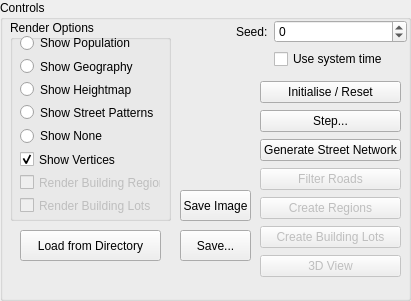
   <widget class="QGroupBox" name="groupBox_3">
    <property name="geometry">
     <rect>
      <x>1390</x>
      <y>700</y>
      <width>411</width>
      <height>301</height>
     </rect>
    </property>
    <property name="sizePolicy">
     <sizepolicy hsizetype="Expanding" vsizetype="Preferred">
      <horstretch>1</horstretch>
      <verstretch>0</verstretch>
     </sizepolicy>
    </property>
    <property name="title">
     <string>Controls</string>
    </property>
    <widget class="QPushButton" name="cmdSaveOutput">
     <property name="geometry">
      <rect>
       <x>180</x>
       <y>230</y>
       <width>71</width>
       <height>31</height>
      </rect>
     </property>
     <property name="text">
      <string>Save...</string>
     </property>
    </widget>
    <widget class="QPushButton" name="cmdSaveOutputImage">
     <property name="geometry">
      <rect>
       <x>180</x>
       <y>190</y>
       <width>71</width>
       <height>31</height>
      </rect>
     </property>
     <property name="text">
      <string>Save Image</string>
     </property>
    </widget>
    <widget class="QWidget" name="layoutWidget">
     <property name="geometry">
      <rect>
       <x>10</x>
       <y>20</y>
       <width>161</width>
       <height>201</height>
      </rect>
     </property>
     <layout class="QVBoxLayout" name="verticalLayout">
      <item>
       <widget class="QGroupBox" name="groupBox_4">
        <property name="title">
         <string>Render Options</string>
        </property>
        <widget class="QWidget" name="layoutWidget">
         <property name="geometry">
          <rect>
           <x>10</x>
           <y>14</y>
           <width>141</width>
           <height>180</height>
          </rect>
         </property>
         <layout class="QVBoxLayout" name="verticalLayout_2">
          <item>
           <widget class="QRadioButton" name="radShowPopulation">
            <property name="text">
             <string>Show Population</string>
            </property>
            <attribute name="buttonGroup">
             <string notr="true">buttonGroup</string>
            </attribute>
           </widget>
          </item>
          <item>
           <widget class="QRadioButton" name="radShowGeography">
            <property name="text">
             <string>Show Geography</string>
            </property>
            <attribute name="buttonGroup">
             <string notr="true">buttonGroup</string>
            </attribute>
           </widget>
          </item>
          <item>
           <widget class="QRadioButton" name="radShowHeightmap">
            <property name="text">
             <string>Show Heightmap</string>
            </property>
            <attribute name="buttonGroup">
             <string notr="true">buttonGroup</string>
            </attribute>
           </widget>
          </item>
          <item>
           <widget class="QRadioButton" name="radShowPatternmap">
            <property name="text">
             <string>Show Street Patterns</string>
            </property>
            <attribute name="buttonGroup">
             <string notr="true">buttonGroup</string>
            </attribute>
           </widget>
          </item>
          <item>
           <widget class="QRadioButton" name="radShowNone">
            <property name="text">
             <string>Show None</string>
            </property>
            <attribute name="buttonGroup">
             <string notr="true">buttonGroup</string>
            </attribute>
           </widget>
          </item>
          <item>
           <widget class="QCheckBox" name="chkShowVerts">
            <property name="text">
             <string>Show Vertices</string>
            </property>
            <property name="checked">
             <bool>true</bool>
            </property>
           </widget>
          </item>
          <item>
           <widget class="QCheckBox" name="chkShowRegions">
            <property name="enabled">
             <bool>false</bool>
            </property>
            <property name="text">
             <string>Render Building Regions</string>
            </property>
            <property name="checkable">
             <bool>true</bool>
            </property>
            <property name="checked">
             <bool>false</bool>
            </property>
           </widget>
          </item>
          <item>
           <widget class="QCheckBox" name="chkShowLots">
            <property name="enabled">
             <bool>false</bool>
            </property>
            <property name="text">
             <string>Render Building Lots</string>
            </property>
            <property name="checkable">
             <bool>true</bool>
            </property>
            <property name="checked">
             <bool>false</bool>
            </property>
           </widget>
          </item>
         </layout>
        </widget>
       </widget>
      </item>
     </layout>
    </widget>
    <widget class="QWidget" name="layoutWidget">
     <property name="geometry">
      <rect>
       <x>236</x>
       <y>20</y>
       <width>171</width>
       <height>51</height>
      </rect>
     </property>
     <layout class="QFormLayout" name="formLayout">
      <item row="0" column="0">
       <widget class="QLabel" name="label">
        <property name="text">
         <string>Seed:</string>
        </property>
       </widget>
      </item>
      <item row="0" column="1">
       <widget class="QSpinBox" name="intSeedValue">
        <property name="minimum">
         <number>-1000000000</number>
        </property>
        <property name="maximum">
         <number>1000000000</number>
        </property>
       </widget>
      </item>
      <item row="1" column="1">
       <widget class="QCheckBox" name="chkTimeSeed">
        <property name="text">
         <string>Use system time</string>
        </property>
       </widget>
      </item>
     </layout>
    </widget>
    <widget class="QWidget" name="layoutWidget">
     <property name="geometry">
      <rect>
       <x>260</x>
       <y>80</y>
       <width>141</width>
       <height>199</height>
      </rect>
     </property>
     <layout class="QGridLayout" name="gridLayout_4">
      <item row="0" column="0">
       <widget class="QPushButton" name="cmdReset">
        <property name="text">
         <string>Initialise / Reset</string>
        </property>
       </widget>
      </item>
      <item row="1" column="0">
       <widget class="QPushButton" name="cmdStep">
        <property name="text">
         <string>Step...</string>
        </property>
       </widget>
      </item>
      <item row="2" column="0">
       <widget class="QPushButton" name="cmdGenerateStreets">
        <property name="text">
         <string>Generate Street Network</string>
        </property>
       </widget>
      </item>
      <item row="3" column="0">
       <widget class="QPushButton" name="cmdFilterRoads">
        <property name="enabled">
         <bool>false</bool>
        </property>
        <property name="text">
         <string>Filter Roads</string>
        </property>
        <property name="checkable">
         <bool>false</bool>
        </property>
       </widget>
      </item>
      <item row="4" column="0">
       <widget class="QPushButton" name="cmdGenerateRegions">
        <property name="enabled">
         <bool>false</bool>
        </property>
        <property name="text">
         <string>Create Regions</string>
        </property>
        <property name="default">
         <bool>false</bool>
        </property>
        <property name="flat">
         <bool>false</bool>
        </property>
       </widget>
      </item>
      <item row="5" column="0">
       <widget class="QPushButton" name="cmdCreateBuildingLots">
        <property name="enabled">
         <bool>false</bool>
        </property>
        <property name="text">
         <string>Create Building Lots</string>
        </property>
       </widget>
      </item>
      <item row="6" column="0">
       <widget class="QPushButton" name="cmdCreateView">
        <property name="enabled">
         <bool>false</bool>
        </property>
        <property name="text">
         <string>3D View</string>
        </property>
       </widget>
      </item>
     </layout>
    </widget>
    <widget class="QPushButton" name="cmdLoadImageDirectory">
     <property name="geometry">
      <rect>
       <x>20</x>
       <y>230</y>
       <width>141</width>
       <height>31</height>
      </rect>
     </property>
     <property name="text">
      <string>Load from Directory</string>
     </property>
    </widget>
   </widget>
